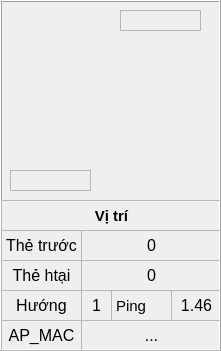
    <widget class="QFrame" name="fr_agv">
     <property name="geometry">
      <rect>
       <x>0</x>
       <y>0</y>
       <width>221</width>
       <height>351</height>
      </rect>
     </property>
     <property name="autoFillBackground">
      <bool>true</bool>
     </property>
     <property name="frameShape">
      <enum>QFrame::Box</enum>
     </property>
     <property name="frameShadow">
      <enum>QFrame::Raised</enum>
     </property>
     <widget class="QLabel" name="lbc_safety_behind">
      <property name="geometry">
       <rect>
        <x>120</x>
        <y>10</y>
        <width>81</width>
        <height>21</height>
       </rect>
      </property>
      <property name="autoFillBackground">
       <bool>true</bool>
      </property>
      <property name="frameShape">
       <enum>QFrame::StyledPanel</enum>
      </property>
      <property name="lineWidth">
       <number>1</number>
      </property>
      <property name="midLineWidth">
       <number>0</number>
      </property>
      <property name="text">
       <string/>
      </property>
      <property name="scaledContents">
       <bool>false</bool>
      </property>
      <property name="wordWrap">
       <bool>false</bool>
      </property>
      <property name="openExternalLinks">
       <bool>false</bool>
      </property>
     </widget>
     <widget class="QLabel" name="lb_agv">
      <property name="geometry">
       <rect>
        <x>10</x>
        <y>20</y>
        <width>201</width>
        <height>151</height>
       </rect>
      </property>
      <property name="autoFillBackground">
       <bool>false</bool>
      </property>
      <property name="frameShape">
       <enum>QFrame::NoFrame</enum>
      </property>
      <property name="lineWidth">
       <number>1</number>
      </property>
      <property name="midLineWidth">
       <number>0</number>
      </property>
      <property name="text">
       <string/>
      </property>
      <property name="pixmap">
       <pixmap>amrdemo.png</pixmap>
      </property>
      <property name="scaledContents">
       <bool>true</bool>
      </property>
      <property name="wordWrap">
       <bool>false</bool>
      </property>
      <property name="openExternalLinks">
       <bool>false</bool>
      </property>
     </widget>
     <widget class="QFrame" name="fr_position">
      <property name="geometry">
       <rect>
        <x>1</x>
        <y>200</y>
        <width>221</width>
        <height>151</height>
       </rect>
      </property>
      <property name="frameShape">
       <enum>QFrame::StyledPanel</enum>
      </property>
      <property name="frameShadow">
       <enum>QFrame::Raised</enum>
      </property>
      <widget class="QLabel" name="lbv_rfid_code">
       <property name="geometry">
        <rect>
         <x>80</x>
         <y>60</y>
         <width>141</width>
         <height>31</height>
        </rect>
       </property>
       <property name="font">
        <font>
         <pointsize>12</pointsize>
        </font>
       </property>
       <property name="autoFillBackground">
        <bool>false</bool>
       </property>
       <property name="frameShape">
        <enum>QFrame::StyledPanel</enum>
       </property>
       <property name="lineWidth">
        <number>1</number>
       </property>
       <property name="midLineWidth">
        <number>0</number>
       </property>
       <property name="text">
        <string>0</string>
       </property>
       <property name="scaledContents">
        <bool>false</bool>
       </property>
       <property name="alignment">
        <set>Qt::AlignCenter</set>
       </property>
       <property name="wordWrap">
        <bool>false</bool>
       </property>
       <property name="openExternalLinks">
        <bool>false</bool>
       </property>
      </widget>
      <widget class="QLabel" name="lbv_direction">
       <property name="geometry">
        <rect>
         <x>80</x>
         <y>90</y>
         <width>31</width>
         <height>31</height>
        </rect>
       </property>
       <property name="font">
        <font>
         <pointsize>12</pointsize>
        </font>
       </property>
       <property name="autoFillBackground">
        <bool>false</bool>
       </property>
       <property name="frameShape">
        <enum>QFrame::StyledPanel</enum>
       </property>
       <property name="lineWidth">
        <number>1</number>
       </property>
       <property name="midLineWidth">
        <number>0</number>
       </property>
       <property name="text">
        <string>1</string>
       </property>
       <property name="scaledContents">
        <bool>false</bool>
       </property>
       <property name="alignment">
        <set>Qt::AlignCenter</set>
       </property>
       <property name="wordWrap">
        <bool>false</bool>
       </property>
       <property name="openExternalLinks">
        <bool>false</bool>
       </property>
      </widget>
      <widget class="QLabel" name="lb_coordinates_x">
       <property name="geometry">
        <rect>
         <x>0</x>
         <y>30</y>
         <width>81</width>
         <height>31</height>
        </rect>
       </property>
       <property name="font">
        <font>
         <pointsize>12</pointsize>
        </font>
       </property>
       <property name="autoFillBackground">
        <bool>false</bool>
       </property>
       <property name="frameShape">
        <enum>QFrame::StyledPanel</enum>
       </property>
       <property name="lineWidth">
        <number>1</number>
       </property>
       <property name="midLineWidth">
        <number>0</number>
       </property>
       <property name="text">
        <string>Thẻ trước</string>
       </property>
       <property name="scaledContents">
        <bool>false</bool>
       </property>
       <property name="alignment">
        <set>Qt::AlignCenter</set>
       </property>
       <property name="wordWrap">
        <bool>false</bool>
       </property>
       <property name="openExternalLinks">
        <bool>false</bool>
       </property>
      </widget>
      <widget class="QLabel" name="lbv_rfid_lastcode">
       <property name="geometry">
        <rect>
         <x>80</x>
         <y>30</y>
         <width>141</width>
         <height>31</height>
        </rect>
       </property>
       <property name="font">
        <font>
         <pointsize>12</pointsize>
        </font>
       </property>
       <property name="autoFillBackground">
        <bool>false</bool>
       </property>
       <property name="frameShape">
        <enum>QFrame::StyledPanel</enum>
       </property>
       <property name="lineWidth">
        <number>1</number>
       </property>
       <property name="midLineWidth">
        <number>0</number>
       </property>
       <property name="text">
        <string>0</string>
       </property>
       <property name="scaledContents">
        <bool>false</bool>
       </property>
       <property name="alignment">
        <set>Qt::AlignCenter</set>
       </property>
       <property name="wordWrap">
        <bool>false</bool>
       </property>
       <property name="openExternalLinks">
        <bool>false</bool>
       </property>
      </widget>
      <widget class="QLabel" name="lb_coordinates_y">
       <property name="geometry">
        <rect>
         <x>0</x>
         <y>60</y>
         <width>81</width>
         <height>31</height>
        </rect>
       </property>
       <property name="font">
        <font>
         <pointsize>12</pointsize>
        </font>
       </property>
       <property name="autoFillBackground">
        <bool>false</bool>
       </property>
       <property name="frameShape">
        <enum>QFrame::StyledPanel</enum>
       </property>
       <property name="lineWidth">
        <number>1</number>
       </property>
       <property name="midLineWidth">
        <number>0</number>
       </property>
       <property name="text">
        <string>Thẻ htại</string>
       </property>
       <property name="scaledContents">
        <bool>false</bool>
       </property>
       <property name="alignment">
        <set>Qt::AlignCenter</set>
       </property>
       <property name="wordWrap">
        <bool>false</bool>
       </property>
       <property name="openExternalLinks">
        <bool>false</bool>
       </property>
      </widget>
      <widget class="QLabel" name="lb_coordinates_r">
       <property name="geometry">
        <rect>
         <x>0</x>
         <y>90</y>
         <width>81</width>
         <height>31</height>
        </rect>
       </property>
       <property name="font">
        <font>
         <pointsize>12</pointsize>
        </font>
       </property>
       <property name="autoFillBackground">
        <bool>false</bool>
       </property>
       <property name="frameShape">
        <enum>QFrame::StyledPanel</enum>
       </property>
       <property name="lineWidth">
        <number>1</number>
       </property>
       <property name="midLineWidth">
        <number>0</number>
       </property>
       <property name="text">
        <string>Hướng</string>
       </property>
       <property name="scaledContents">
        <bool>false</bool>
       </property>
       <property name="alignment">
        <set>Qt::AlignCenter</set>
       </property>
       <property name="wordWrap">
        <bool>false</bool>
       </property>
       <property name="openExternalLinks">
        <bool>false</bool>
       </property>
      </widget>
      <widget class="QLabel" name="lb_coordinates_r_2">
       <property name="geometry">
        <rect>
         <x>0</x>
         <y>0</y>
         <width>221</width>
         <height>31</height>
        </rect>
       </property>
       <property name="font">
        <font>
         <pointsize>11</pointsize>
         <weight>75</weight>
         <bold>true</bold>
        </font>
       </property>
       <property name="autoFillBackground">
        <bool>false</bool>
       </property>
       <property name="frameShape">
        <enum>QFrame::StyledPanel</enum>
       </property>
       <property name="lineWidth">
        <number>1</number>
       </property>
       <property name="midLineWidth">
        <number>0</number>
       </property>
       <property name="text">
        <string>Vị trí</string>
       </property>
       <property name="scaledContents">
        <bool>false</bool>
       </property>
       <property name="alignment">
        <set>Qt::AlignCenter</set>
       </property>
       <property name="wordWrap">
        <bool>false</bool>
       </property>
       <property name="openExternalLinks">
        <bool>false</bool>
       </property>
      </widget>
      <widget class="QLabel" name="lb_pingServer">
       <property name="geometry">
        <rect>
         <x>110</x>
         <y>90</y>
         <width>61</width>
         <height>31</height>
        </rect>
       </property>
       <property name="font">
        <font>
         <pointsize>11</pointsize>
         <weight>50</weight>
         <bold>false</bold>
        </font>
       </property>
       <property name="autoFillBackground">
        <bool>false</bool>
       </property>
       <property name="frameShape">
        <enum>QFrame::StyledPanel</enum>
       </property>
       <property name="lineWidth">
        <number>1</number>
       </property>
       <property name="midLineWidth">
        <number>0</number>
       </property>
       <property name="text">
        <string>Ping</string>
       </property>
       <property name="scaledContents">
        <bool>false</bool>
       </property>
       <property name="wordWrap">
        <bool>false</bool>
       </property>
       <property name="openExternalLinks">
        <bool>false</bool>
       </property>
      </widget>
      <widget class="QLabel" name="lbv_pingServer">
       <property name="geometry">
        <rect>
         <x>170</x>
         <y>90</y>
         <width>51</width>
         <height>31</height>
        </rect>
       </property>
       <property name="font">
        <font>
         <pointsize>12</pointsize>
        </font>
       </property>
       <property name="autoFillBackground">
        <bool>false</bool>
       </property>
       <property name="frameShape">
        <enum>QFrame::StyledPanel</enum>
       </property>
       <property name="lineWidth">
        <number>1</number>
       </property>
       <property name="midLineWidth">
        <number>0</number>
       </property>
       <property name="text">
        <string>1.46</string>
       </property>
       <property name="scaledContents">
        <bool>false</bool>
       </property>
       <property name="alignment">
        <set>Qt::AlignCenter</set>
       </property>
       <property name="wordWrap">
        <bool>false</bool>
       </property>
       <property name="openExternalLinks">
        <bool>false</bool>
       </property>
      </widget>
      <widget class="QLabel" name="lb_coordinates_r_3">
       <property name="geometry">
        <rect>
         <x>0</x>
         <y>120</y>
         <width>81</width>
         <height>31</height>
        </rect>
       </property>
       <property name="font">
        <font>
         <pointsize>12</pointsize>
        </font>
       </property>
       <property name="autoFillBackground">
        <bool>false</bool>
       </property>
       <property name="frameShape">
        <enum>QFrame::StyledPanel</enum>
       </property>
       <property name="lineWidth">
        <number>1</number>
       </property>
       <property name="midLineWidth">
        <number>0</number>
       </property>
       <property name="text">
        <string>AP_MAC</string>
       </property>
       <property name="scaledContents">
        <bool>false</bool>
       </property>
       <property name="alignment">
        <set>Qt::AlignCenter</set>
       </property>
       <property name="wordWrap">
        <bool>false</bool>
       </property>
       <property name="openExternalLinks">
        <bool>false</bool>
       </property>
      </widget>
      <widget class="QLabel" name="lbv_ap_mac">
       <property name="geometry">
        <rect>
         <x>80</x>
         <y>120</y>
         <width>141</width>
         <height>31</height>
        </rect>
       </property>
       <property name="font">
        <font>
         <pointsize>12</pointsize>
        </font>
       </property>
       <property name="autoFillBackground">
        <bool>false</bool>
       </property>
       <property name="frameShape">
        <enum>QFrame::StyledPanel</enum>
       </property>
       <property name="lineWidth">
        <number>1</number>
       </property>
       <property name="midLineWidth">
        <number>0</number>
       </property>
       <property name="text">
        <string>...</string>
       </property>
       <property name="scaledContents">
        <bool>false</bool>
       </property>
       <property name="alignment">
        <set>Qt::AlignCenter</set>
       </property>
       <property name="wordWrap">
        <bool>false</bool>
       </property>
       <property name="openExternalLinks">
        <bool>false</bool>
       </property>
      </widget>
     </widget>
     <widget class="QLabel" name="lbc_safety_ahead">
      <property name="geometry">
       <rect>
        <x>10</x>
        <y>170</y>
        <width>81</width>
        <height>21</height>
       </rect>
      </property>
      <property name="autoFillBackground">
       <bool>true</bool>
      </property>
      <property name="frameShape">
       <enum>QFrame::StyledPanel</enum>
      </property>
      <property name="lineWidth">
       <number>1</number>
      </property>
      <property name="midLineWidth">
       <number>0</number>
      </property>
      <property name="text">
       <string/>
      </property>
      <property name="scaledContents">
       <bool>false</bool>
      </property>
      <property name="wordWrap">
       <bool>false</bool>
      </property>
      <property name="openExternalLinks">
       <bool>false</bool>
      </property>
     </widget>
     <zorder>lbc_safety_behind</zorder>
     <zorder>lb_agv</zorder>
     <zorder>lbc_safety_ahead</zorder>
     <zorder>fr_position</zorder>
    </widget>
